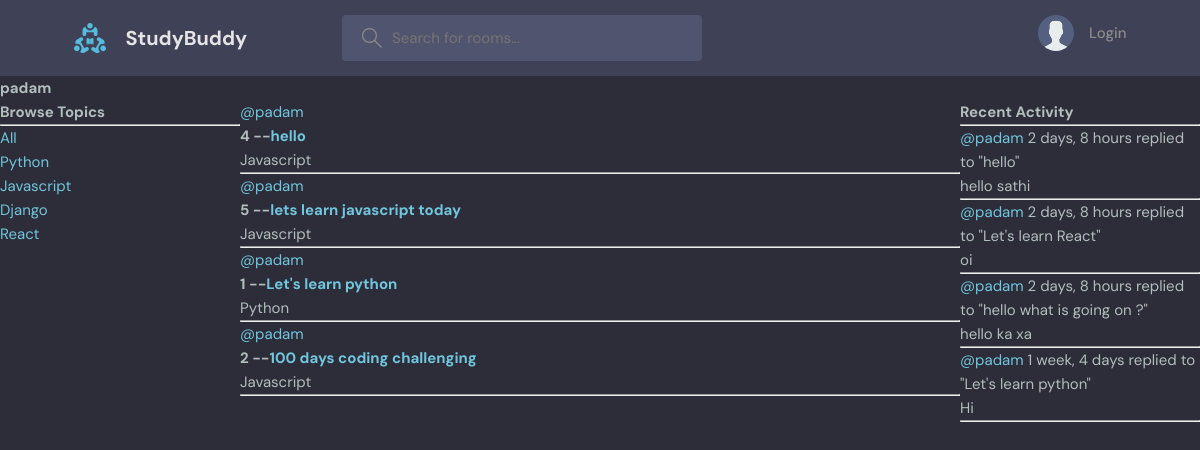
/userProfile/1/, run on an earlier commit of the app's database.
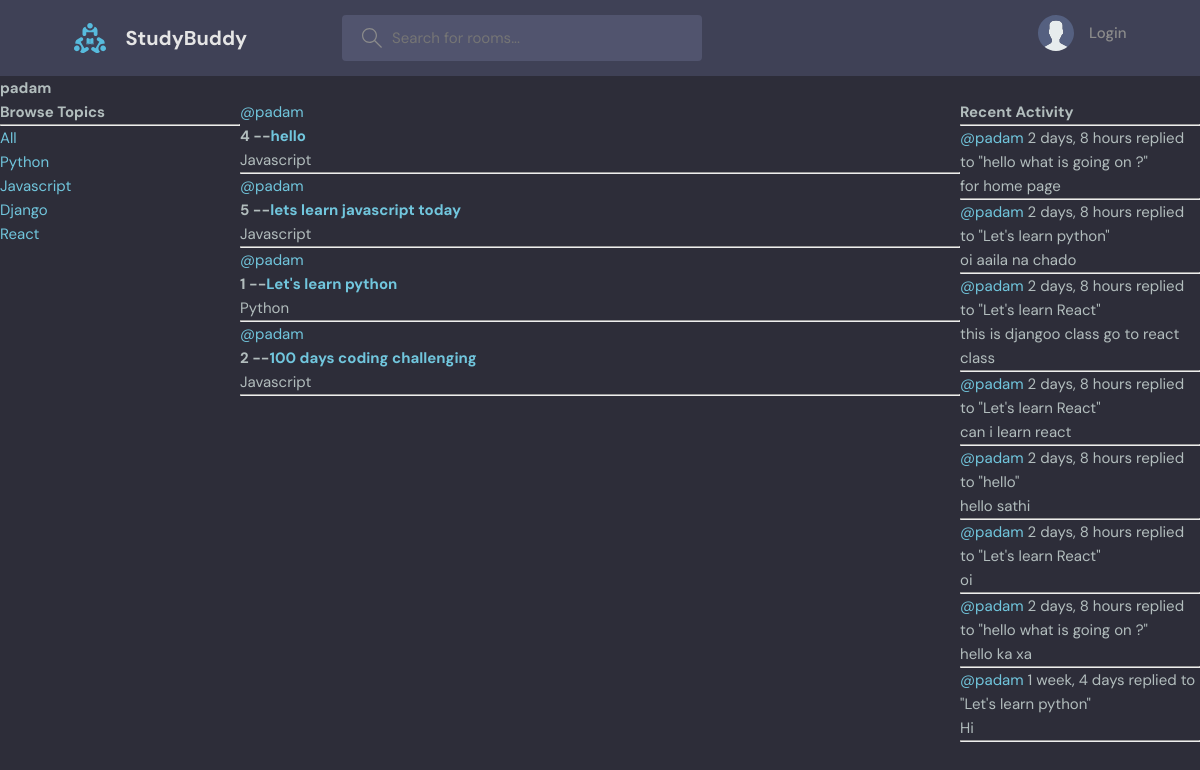
And on a later commit of the database.
### base/models.py (models this page shows, shortened)
class Topic(models.Model):
    name = models.CharField(max_length=200)

class Room(models.Model):
    host = models.ForeignKey(User,on_delete = models.SET_NULL,null = True)
    topic = models.ForeignKey(Topic,on_delete = models.SET_NULL,null = True)
    name = models.CharField(max_length=200)
    description = models.TextField(null= True,blank = True) #null= true or black= true -- means it cannot be null and black
    participants = models.ManyToManyField(User,related_name='participants' ,blank=True)
    updated = models.DateTimeField(auto_now = True)#it take timestamp everytime whenever updated
    created = models.DateTimeField(auto_now_add = True) #it takes timestapm at the beginning only
    class Meta:
        ordering = ['-updated','-created'] # (-) will make the ordering of lettest item at beginning
    def __str__(self):
        return self.name

class Message(models.Model):
    user = models.ForeignKey(User,on_delete = models.CASCADE)
    room = models.ForeignKey(Room,on_delete=models.CASCADE) #0n_delete= models.CASCADE =>means all the child messages will be deleted
    body= models.TextField()
    updated = models.DateField(auto_now = True)
    created = models.DateTimeField(auto_now_add = True)
    class Meta:
        ordering = ['-updated','-created']
    def __str__(self):
        return self.body[0:50]

### base/views.py (the view)
# urls.py: path('userProfile/<str:pk>/',views.userProfile,name="userProfile"),
def userProfile(request,pk):
    user = User.objects.get(id=pk)
    rooms = user.room_set.all()
    room_message = user.message_set.all()
    topic = Topic.objects.all()
    context = {
        'user':user,
        'rooms':rooms,
        'room_message':room_message,
        'topic':topic
    }
    return render(request,'base/profile.html',context)

### base/templates/base/profile.html (shortened to what this page needs)
{% extends 'main.html' %}
{% block content %}
<h1>{{user.username}}</h1>
<div class="profile-container">
    <div>
        {% include 'base/topics_components.html' %}
    </div>
    <div>
        {% include 'base/feed_components.html' %}
    </div>
    <div>
        {% include 'base/activity_components.html' %}
    </div>
</div>
{% endblock content %}

### templates/main.html (shortened to what this page needs)
<!DOCTYPE html>
{% load static %}
<html lang="en">
  <head>
    <link rel="stylesheet" href="{% static 'style/style.css' %}" />
  </head>
  <body>
    {% include 'navbar.html' %}
    {% block content%}
    {% endblock %}
  </body>
</html>

### templates/navbar.html (shortened to what this page needs)
{% load static %}
<header class="header header--loggedIn">
    <div class="container">
      <a href="{% url 'home' %}" class="header__logo">
        <img src="{% static  'images/logo.svg' %}" />
        <h1>StudyBuddy</h1>
      </a>
      <form class="header__search" method="GET" action="{% url 'home' %}">
        <label>
          <input name="q" placeholder="Search for rooms..." />
        </label>
      </form>
      <nav class="header__menu">
        {% if request.user.is_authenticated %}
        <div class="header__user">
          <a href="profile.html">
            <div class="avatar avatar--medium active">
              <img src="https://randomuser.me/api/portraits/men/37.jpg" />
            </div>
            <p>{{request.user.username}}<span>@{{request.user.username}}</span></p>
          </a>
          <button class="dropdown-button">
            <svg version="1.1" xmlns="http://www.w3.org/2000/svg" width="32" height="32" viewBox="0 0 32 32">
              <title>chevron-down</title>
              <path d="M16 21l-13-13h-3l16 16 16-16h-3l-13 13z"></path>
            </svg>
          </button>
        </div>
        {% else %}
        <a href="{% url 'login_page' %}">
          <img src="{% static 'images/avatar.svg' %}" />
          <p>Login</p>
        </a>
        {% endif %}
      </nav>
    </div>
  </header>

### base/templates/base/topics_components.html
<h3>Browse Topics</h3>
        <hr>
        <div>
            <a href="{% url 'home' %}">All</a>
        </div>
        {% for topics in topic %}
        <div>
            <a href="{% url 'home' %}?q={{topics.name}}">{{topics.name}}</a>
        </div>
        {% endfor %}

### base/templates/base/feed_components.html (shortened to what this page needs)
{% for i in rooms %}
<div>
    <a href="{% url 'userProfile' i.host.id %}">@{{i.host.username}}</a>
   <h4>{{i.id}} --<a href="{%  url 'room' i.id %}"> {{i.name}}</a></h4>
    <small>{{i.topic.name}}</small>
   <hr>
</div>
{% endfor %}

### base/templates/base/activity_components.html (shortened to what this page needs)
<h3>Recent Activity</h3>
<hr>
{% for message in room_message %}
<div>
    <small><a href=" {% url 'userProfile' message.user.id %}">@{{message.user}}</a> {{message.created|timesince}}</small>
    <small>replied to "{{message.room}}"</small>
    <p>{{message}}</p>
    <hr>
</div>
{% endfor %}

### static/style/style.css (style rules this page uses)
:root { --color-main: #71c6dd; --color-main-light: #e1f6fb; --color-dark: #3f4156; --color-dark-medium: #51546e; --color-dark-light: #696d97; --color-light: #e5e5e5; --color-gray: #8b8b8b; --color-light-gray: #b2bdbd; --color-bg: #2d2d39; --color-success: #5dd693; --color-error: #fc4b0b; }
* { font-family: "DM Sans", -apple-system, BlinkMacSystemFont, "Segoe UI", Roboto, Oxygen, Ubuntu, Cantarell, "Open Sans", "Helvetica Neue", sans-serif; margin: 0; padding: 0; box-sizing: border-box; text-rendering: optimizeLegibility; font-size: inherit; }
html { font-size: 56.25%; }
@media only screen and (min-width: 1200px) { html { font-size: 62.5%; } }
body { line-height: 1.6; font-weight: 400; font-size: 1.5rem; color: var(--color-light-gray); background-color: var(--color-bg); min-height: 100vh; }
img { width: 100%; }
a { display: inline-block; color: var(--color-main); text-decoration: none; }
.container { max-width: 120rem; width: 90%; margin: auto; }
.header { padding: 1.5rem; background-color: var(--color-dark); }
.header > .container { display: flex; gap: 9.5rem; }
.header__logo, .header__user { display: flex; gap: 2rem; align-items: center; }
.header__logo > img { height: 3.2rem; width: 3.2rem; }
.header__logo > h1 { font-weight: 700; font-size: 2rem; color: var(--color-light); }
.header__search > label { background-color: var(--color-dark-medium); padding: 1.3rem 1rem; display: flex; align-items: center; gap: 1rem; border-radius: 4px; }
.header__search svg { fill: var(--color-gray); width: 2rem; height: 2rem; margin-left: 1rem; }
.header__search input { width: 30rem; background: transparent; border: none; outline: none; color: var(--color-light); }
.header__menu { margin-left: auto; position: relative; }
.header__menu a { display: flex; gap: 1.5rem; align-items: center; font-weight: 500; text-decoration: none; color: var(--color-gray); }
.header__menu img { height: 3.6rem; }
.header__menu p { line-height: 1.2; }

### base/templates/base/profile.html (style rules this page uses)
.profile-container { display: grid; grid-template-columns: 1fr 3fr 1fr; }

What changed in the data, as far as the page shows it:
added Message: user "padam", created "2 days, 8 hours", room "hello what is going on ?", body "for home page"
added Message: user "padam", created "2 days, 8 hours", room "Let's learn python", body "oi aaila na chado"
added Message: user "padam", created "2 days, 8 hours", room "Let's learn React", body "this is djangoo class go to react class"
added Message: user "padam", created "2 days, 8 hours", room "Let's learn React", body "can i learn react"
